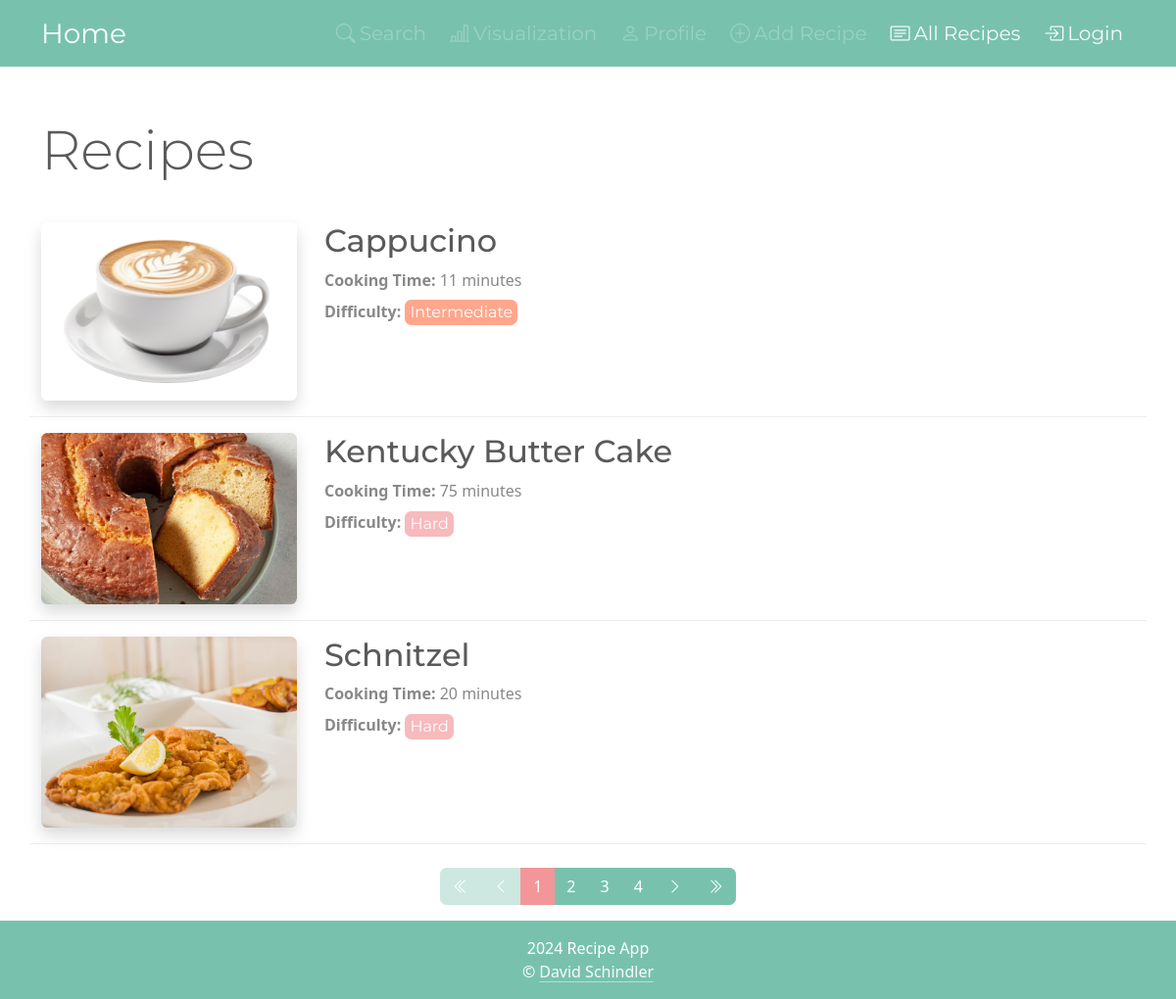
Page /list/ on the committed database.
### apps/recipes/models.py (models this page shows, shortened)
class Recipe(models.Model):
    name = models.CharField(max_length=50)
    ingredients = models.CharField(max_length=255)
    cooking_time = models.IntegerField()
    difficulty = models.CharField(max_length=20, editable=False)
    directions = models.TextField(max_length=2000, default="")
    image = models.ImageField(upload_to='recipe_images', default='no_picture.jpg')

### apps/recipes/views.py (the view)
# urls.py: path('list/', RecipeListView.as_view(), name='recipe_list'),
class RecipeListView(ListView):
    template_name = 'recipes/recipe_list.html'
    paginate_by = 3
    def get(self, request):
        recipes = Recipe.objects.all().order_by('name')
        page_obj = paginate_queryset(request, recipes, self.paginate_by)
        context = {
            'recipes': page_obj.object_list,
            'page_obj': page_obj,
        }
        return render(request, self.template_name, context)

### apps/recipes/templatetags/recipe_filters.py (called while the page is built)
@register.filter
def style_difficulty(value):
    difficulty_classes = {
        'Easy': 'btn-success',
        'Medium': 'btn-warning',
        'Intermediate': 'btn-danger',
        'Hard': 'btn-secondary'
    }
    return difficulty_classes.get(value, '')

### apps/recipes/views.py (called while the page is built)
def paginate_queryset(request, queryset, paginate_by):
    paginator = Paginator(queryset, paginate_by)
    page_number = request.GET.get('page') or 1
    page_obj = paginator.get_page(page_number)
    return page_obj

### apps/recipes/templates/recipes/recipe_list.html (shortened to what this page needs)
{% extends "base.html" %}
{% load recipe_filters %}
{% block content %}
    <h1 class="display-4 mt-5 mb-4">Recipes</h1>
    <div class="flex-grow-1">
        {% for recipe in recipes %}
        <div class="row py-3 border-bottom align-items-start">
            <div class="col-12 col-sm-4 col-md-3 pb-sm-0 pb-2">
                <a href="{% url 'recipe:recipe_detail' recipe.pk %}" >
                    <img src="{{ recipe.image.url }}" class="img-fluid rounded shadow w-100" alt="{{ recipe.name }}">
                </a>
            </div>
            <div class="col-12 col-sm px-sm-3 ">
                <a href="{% url 'recipe:recipe_detail' recipe.pk %}" class="link-underline link-underline-opacity-0">
                    <h2 class="fs-2">{{ recipe.name }}</h2>
                </a>
                <p class="my-2"><strong>Cooking Time:</strong> {{ recipe.cooking_time }} minutes</p>
                <p class="my-2"><strong>Difficulty:</strong>
                    <button type="button" class="btn {{ recipe.difficulty|style_difficulty }} disabled py-0 px-1">{{ recipe.difficulty }}</button>
                </p>
            </div>
        </div>
        {% empty %}
            No recipes found.
        {% endfor %}
    </div>
{% endblock %}
{% block pagination %}
    {% include 'recipes/pagination.html' %}
{% endblock %}

### static/css/custom.css (style rules this page uses)
body { overflow-y: scroll; }

### rows in the picture
Recipe: image (picture), name "Cappucino", cooking_time "11", difficulty "Intermediate"
Recipe: image (picture), name "Kentucky Butter Cake", cooking_time "75", difficulty "Hard"
Recipe: image (picture), name "Schnitzel", cooking_time "20", difficulty "Hard"

### other values in the picture
{{ num }} "1"
{{ num }} "2" "3" "4"
